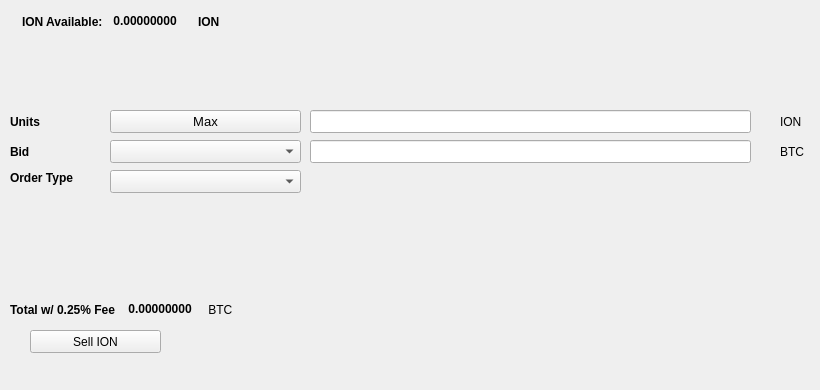
   <widget class="QWidget" name="SellTab">
    <attribute name="title">
     <string>Sell</string>
    </attribute>
    <widget class="QLabel" name="label_16">
     <property name="geometry">
      <rect>
       <x>780</x>
       <y>140</y>
       <width>31</width>
       <height>23</height>
      </rect>
     </property>
     <property name="text">
      <string>BTC</string>
     </property>
    </widget>
    <widget class="QComboBox" name="SellBidcomboBox">
     <property name="geometry">
      <rect>
       <x>110</x>
       <y>140</y>
       <width>191</width>
       <height>23</height>
      </rect>
     </property>
     <property name="font">
      <font>
       <pointsize>10</pointsize>
      </font>
     </property>
    </widget>
    <widget class="QLabel" name="label_18">
     <property name="geometry">
      <rect>
       <x>10</x>
       <y>110</y>
       <width>46</width>
       <height>23</height>
      </rect>
     </property>
     <property name="font">
      <font>
       <weight>75</weight>
       <bold>true</bold>
      </font>
     </property>
     <property name="text">
      <string>Units</string>
     </property>
    </widget>
    <widget class="QPushButton" name="Sell_Max_Amount">
     <property name="geometry">
      <rect>
       <x>110</x>
       <y>110</y>
       <width>191</width>
       <height>23</height>
      </rect>
     </property>
     <property name="font">
      <font>
       <pointsize>10</pointsize>
      </font>
     </property>
     <property name="text">
      <string>Max</string>
     </property>
    </widget>
    <widget class="QLabel" name="label_20">
     <property name="geometry">
      <rect>
       <x>10</x>
       <y>170</y>
       <width>91</width>
       <height>16</height>
      </rect>
     </property>
     <property name="font">
      <font>
       <weight>75</weight>
       <bold>true</bold>
      </font>
     </property>
     <property name="text">
      <string>Order Type</string>
     </property>
    </widget>
    <widget class="QComboBox" name="SellOrdertypeCombo">
     <property name="geometry">
      <rect>
       <x>110</x>
       <y>170</y>
       <width>191</width>
       <height>23</height>
      </rect>
     </property>
     <property name="font">
      <font>
       <pointsize>10</pointsize>
      </font>
     </property>
    </widget>
    <widget class="QLabel" name="label_21">
     <property name="geometry">
      <rect>
       <x>10</x>
       <y>140</y>
       <width>46</width>
       <height>23</height>
      </rect>
     </property>
     <property name="font">
      <font>
       <weight>75</weight>
       <bold>true</bold>
      </font>
     </property>
     <property name="text">
      <string>Bid</string>
     </property>
    </widget>
    <widget class="QLabel" name="label_22">
     <property name="geometry">
      <rect>
       <x>780</x>
       <y>110</y>
       <width>31</width>
       <height>23</height>
      </rect>
     </property>
     <property name="text">
      <string>ION</string>
     </property>
    </widget>
    <widget class="QLineEdit" name="UnitsInputION">
     <property name="geometry">
      <rect>
       <x>310</x>
       <y>110</y>
       <width>441</width>
       <height>23</height>
      </rect>
     </property>
     <property name="font">
      <font>
       <pointsize>9</pointsize>
       <weight>75</weight>
       <bold>true</bold>
      </font>
     </property>
    </widget>
    <widget class="QLineEdit" name="SellBidPriceEdit">
     <property name="geometry">
      <rect>
       <x>310</x>
       <y>140</y>
       <width>441</width>
       <height>23</height>
      </rect>
     </property>
     <property name="font">
      <font>
       <pointsize>9</pointsize>
       <weight>75</weight>
       <bold>true</bold>
      </font>
     </property>
    </widget>
    <widget class="QPushButton" name="SellIONBTN">
     <property name="geometry">
      <rect>
       <x>30</x>
       <y>330</y>
       <width>131</width>
       <height>23</height>
      </rect>
     </property>
     <property name="text">
      <string>Sell ION</string>
     </property>
     <property name="icon">
      <iconset resource="../ion">
       <normaloff>:/icons/bitcoin</normaloff>:/icons/bitcoin</iconset>
     </property>
    </widget>
    <widget class="QWidget" name="layoutWidget3">
     <property name="geometry">
      <rect>
       <x>22</x>
       <y>12</y>
       <width>258</width>
       <height>19</height>
      </rect>
     </property>
     <layout class="QHBoxLayout" name="horizontalLayout">
      <item>
       <widget class="QLabel" name="label232_2">
        <property name="font">
         <font>
          <weight>75</weight>
          <bold>true</bold>
         </font>
        </property>
        <property name="text">
         <string>ION Available:</string>
        </property>
       </widget>
      </item>
      <item>
       <widget class="QLabel" name="IONAvailableLabel">
        <property name="palette">
         <palette>
          <active>
           <colorrole role="WindowText">
            <brush brushstyle="SolidPattern">
             <color alpha="255">
              <red>0</red>
              <green>0</green>
              <blue>0</blue>
             </color>
            </brush>
           </colorrole>
           <colorrole role="Button">
            <brush brushstyle="SolidPattern">
             <color alpha="255">
              <red>0</red>
              <green>170</green>
              <blue>0</blue>
             </color>
            </brush>
           </colorrole>
           <colorrole role="Light">
            <brush brushstyle="SolidPattern">
             <color alpha="255">
              <red>0</red>
              <green>255</green>
              <blue>0</blue>
             </color>
            </brush>
           </colorrole>
           <colorrole role="Midlight">
            <brush brushstyle="SolidPattern">
             <color alpha="255">
              <red>0</red>
              <green>212</green>
              <blue>0</blue>
             </color>
            </brush>
           </colorrole>
           <colorrole role="Dark">
            <brush brushstyle="SolidPattern">
             <color alpha="255">
              <red>0</red>
              <green>85</green>
              <blue>0</blue>
             </color>
            </brush>
           </colorrole>
           <colorrole role="Mid">
            <brush brushstyle="SolidPattern">
             <color alpha="255">
              <red>0</red>
              <green>113</green>
              <blue>0</blue>
             </color>
            </brush>
           </colorrole>
           <colorrole role="Text">
            <brush brushstyle="SolidPattern">
             <color alpha="255">
              <red>0</red>
              <green>170</green>
              <blue>0</blue>
             </color>
            </brush>
           </colorrole>
           <colorrole role="BrightText">
            <brush brushstyle="SolidPattern">
             <color alpha="255">
              <red>255</red>
              <green>255</green>
              <blue>255</blue>
             </color>
            </brush>
           </colorrole>
           <colorrole role="ButtonText">
            <brush brushstyle="SolidPattern">
             <color alpha="255">
              <red>0</red>
              <green>0</green>
              <blue>0</blue>
             </color>
            </brush>
           </colorrole>
           <colorrole role="Base">
            <brush brushstyle="SolidPattern">
             <color alpha="255">
              <red>255</red>
              <green>255</green>
              <blue>255</blue>
             </color>
            </brush>
           </colorrole>
           <colorrole role="Window">
            <brush brushstyle="SolidPattern">
             <color alpha="255">
              <red>0</red>
              <green>170</green>
              <blue>0</blue>
             </color>
            </brush>
           </colorrole>
           <colorrole role="Shadow">
            <brush brushstyle="SolidPattern">
             <color alpha="255">
              <red>0</red>
              <green>0</green>
              <blue>0</blue>
             </color>
            </brush>
           </colorrole>
           <colorrole role="AlternateBase">
            <brush brushstyle="SolidPattern">
             <color alpha="255">
              <red>127</red>
              <green>212</green>
              <blue>127</blue>
             </color>
            </brush>
           </colorrole>
           <colorrole role="ToolTipBase">
            <brush brushstyle="SolidPattern">
             <color alpha="255">
              <red>255</red>
              <green>255</green>
              <blue>220</blue>
             </color>
            </brush>
           </colorrole>
           <colorrole role="ToolTipText">
            <brush brushstyle="SolidPattern">
             <color alpha="255">
              <red>0</red>
              <green>0</green>
              <blue>0</blue>
             </color>
            </brush>
           </colorrole>
          </active>
          <inactive>
           <colorrole role="WindowText">
            <brush brushstyle="SolidPattern">
             <color alpha="255">
              <red>0</red>
              <green>0</green>
              <blue>0</blue>
             </color>
            </brush>
           </colorrole>
           <colorrole role="Button">
            <brush brushstyle="SolidPattern">
             <color alpha="255">
              <red>0</red>
              <green>170</green>
              <blue>0</blue>
             </color>
            </brush>
           </colorrole>
           <colorrole role="Light">
            <brush brushstyle="SolidPattern">
             <color alpha="255">
              <red>0</red>
              <green>255</green>
              <blue>0</blue>
             </color>
            </brush>
           </colorrole>
           <colorrole role="Midlight">
            <brush brushstyle="SolidPattern">
             <color alpha="255">
              <red>0</red>
              <green>212</green>
              <blue>0</blue>
             </color>
            </brush>
           </colorrole>
           <colorrole role="Dark">
            <brush brushstyle="SolidPattern">
             <color alpha="255">
              <red>0</red>
              <green>85</green>
              <blue>0</blue>
             </color>
            </brush>
           </colorrole>
           <colorrole role="Mid">
            <brush brushstyle="SolidPattern">
             <color alpha="255">
              <red>0</red>
              <green>113</green>
              <blue>0</blue>
             </color>
            </brush>
           </colorrole>
           <colorrole role="Text">
            <brush brushstyle="SolidPattern">
             <color alpha="255">
              <red>0</red>
              <green>170</green>
              <blue>0</blue>
             </color>
            </brush>
           </colorrole>
           <colorrole role="BrightText">
            <brush brushstyle="SolidPattern">
             <color alpha="255">
              <red>255</red>
              <green>255</green>
              <blue>255</blue>
             </color>
            </brush>
           </colorrole>
           <colorrole role="ButtonText">
            <brush brushstyle="SolidPattern">
             <color alpha="255">
              <red>0</red>
              <green>0</green>
              <blue>0</blue>
             </color>
            </brush>
           </colorrole>
           <colorrole role="Base">
            <brush brushstyle="SolidPattern">
             <color alpha="255">
              <red>255</red>
              <green>255</green>
              <blue>255</blue>
             </color>
            </brush>
           </colorrole>
           <colorrole role="Window">
            <brush brushstyle="SolidPattern">
             <color alpha="255">
              <red>0</red>
              <green>170</green>
              <blue>0</blue>
             </color>
            </brush>
           </colorrole>
           <colorrole role="Shadow">
            <brush brushstyle="SolidPattern">
             <color alpha="255">
              <red>0</red>
              <green>0</green>
              <blue>0</blue>
             </color>
            </brush>
           </colorrole>
           <colorrole role="AlternateBase">
            <brush brushstyle="SolidPattern">
             <color alpha="255">
              <red>127</red>
              <green>212</green>
              <blue>127</blue>
             </color>
            </brush>
           </colorrole>
           <colorrole role="ToolTipBase">
            <brush brushstyle="SolidPattern">
             <color alpha="255">
              <red>255</red>
              <green>255</green>
              <blue>220</blue>
             </color>
            </brush>
           </colorrole>
           <colorrole role="ToolTipText">
            <brush brushstyle="SolidPattern">
             <color alpha="255">
              <red>0</red>
              <green>0</green>
              <blue>0</blue>
             </color>
            </brush>
           </colorrole>
          </inactive>
          <disabled>
           <colorrole role="WindowText">
            <brush brushstyle="SolidPattern">
             <color alpha="255">
              <red>0</red>
              <green>85</green>
              <blue>0</blue>
             </color>
            </brush>
           </colorrole>
           <colorrole role="Button">
            <brush brushstyle="SolidPattern">
             <color alpha="255">
              <red>0</red>
              <green>170</green>
              <blue>0</blue>
             </color>
            </brush>
           </colorrole>
           <colorrole role="Light">
            <brush brushstyle="SolidPattern">
             <color alpha="255">
              <red>0</red>
              <green>255</green>
              <blue>0</blue>
             </color>
            </brush>
           </colorrole>
           <colorrole role="Midlight">
            <brush brushstyle="SolidPattern">
             <color alpha="255">
              <red>0</red>
              <green>212</green>
              <blue>0</blue>
             </color>
            </brush>
           </colorrole>
           <colorrole role="Dark">
            <brush brushstyle="SolidPattern">
             <color alpha="255">
              <red>0</red>
              <green>85</green>
              <blue>0</blue>
             </color>
            </brush>
           </colorrole>
           <colorrole role="Mid">
            <brush brushstyle="SolidPattern">
             <color alpha="255">
              <red>0</red>
              <green>113</green>
              <blue>0</blue>
             </color>
            </brush>
           </colorrole>
           <colorrole role="Text">
            <brush brushstyle="SolidPattern">
             <color alpha="255">
              <red>0</red>
              <green>85</green>
              <blue>0</blue>
             </color>
            </brush>
           </colorrole>
           <colorrole role="BrightText">
            <brush brushstyle="SolidPattern">
             <color alpha="255">
              <red>255</red>
              <green>255</green>
              <blue>255</blue>
             </color>
            </brush>
           </colorrole>
           <colorrole role="ButtonText">
            <brush brushstyle="SolidPattern">
             <color alpha="255">
              <red>0</red>
              <green>85</green>
              <blue>0</blue>
             </color>
            </brush>
           </colorrole>
           <colorrole role="Base">
            <brush brushstyle="SolidPattern">
             <color alpha="255">
              <red>0</red>
              <green>170</green>
              <blue>0</blue>
             </color>
            </brush>
           </colorrole>
           <colorrole role="Window">
            <brush brushstyle="SolidPattern">
             <color alpha="255">
              <red>0</red>
              <green>170</green>
              <blue>0</blue>
             </color>
            </brush>
           </colorrole>
           <colorrole role="Shadow">
            <brush brushstyle="SolidPattern">
             <color alpha="255">
              <red>0</red>
              <green>0</green>
              <blue>0</blue>
             </color>
            </brush>
           </colorrole>
           <colorrole role="AlternateBase">
            <brush brushstyle="SolidPattern">
             <color alpha="255">
              <red>0</red>
              <green>170</green>
              <blue>0</blue>
             </color>
            </brush>
           </colorrole>
           <colorrole role="ToolTipBase">
            <brush brushstyle="SolidPattern">
             <color alpha="255">
              <red>255</red>
              <green>255</green>
              <blue>220</blue>
             </color>
            </brush>
           </colorrole>
           <colorrole role="ToolTipText">
            <brush brushstyle="SolidPattern">
             <color alpha="255">
              <red>0</red>
              <green>0</green>
              <blue>0</blue>
             </color>
            </brush>
           </colorrole>
          </disabled>
         </palette>
        </property>
        <property name="font">
         <font>
          <weight>75</weight>
          <bold>true</bold>
         </font>
        </property>
        <property name="text">
         <string> 0.00000000 </string>
        </property>
        <property name="textInteractionFlags">
         <set>Qt::LinksAccessibleByMouse|Qt::TextSelectableByKeyboard|Qt::TextSelectableByMouse</set>
        </property>
       </widget>
      </item>
      <item>
       <widget class="QLabel" name="labelION">
        <property name="font">
         <font>
          <weight>75</weight>
          <bold>true</bold>
         </font>
        </property>
        <property name="text">
         <string>ION</string>
        </property>
       </widget>
      </item>
     </layout>
    </widget>
    <widget class="QWidget" name="layoutWidget">
     <property name="geometry">
      <rect>
       <x>10</x>
       <y>300</y>
       <width>268</width>
       <height>19</height>
      </rect>
     </property>
     <layout class="QHBoxLayout" name="horizontalLayout_2">
      <item>
       <widget class="QLabel" name="label_19">
        <property name="font">
         <font>
          <weight>75</weight>
          <bold>true</bold>
         </font>
        </property>
        <property name="text">
         <string>Total w/ 0.25% Fee </string>
        </property>
       </widget>
      </item>
      <item>
       <widget class="QLabel" name="SellCostLabel">
        <property name="palette">
         <palette>
          <active>
           <colorrole role="WindowText">
            <brush brushstyle="SolidPattern">
             <color alpha="255">
              <red>0</red>
              <green>0</green>
              <blue>0</blue>
             </color>
            </brush>
           </colorrole>
           <colorrole role="Button">
            <brush brushstyle="SolidPattern">
             <color alpha="255">
              <red>0</red>
              <green>170</green>
              <blue>0</blue>
             </color>
            </brush>
           </colorrole>
           <colorrole role="Light">
            <brush brushstyle="SolidPattern">
             <color alpha="255">
              <red>0</red>
              <green>255</green>
              <blue>0</blue>
             </color>
            </brush>
           </colorrole>
           <colorrole role="Midlight">
            <brush brushstyle="SolidPattern">
             <color alpha="255">
              <red>0</red>
              <green>212</green>
              <blue>0</blue>
             </color>
            </brush>
           </colorrole>
           <colorrole role="Dark">
            <brush brushstyle="SolidPattern">
             <color alpha="255">
              <red>0</red>
              <green>85</green>
              <blue>0</blue>
             </color>
            </brush>
           </colorrole>
           <colorrole role="Mid">
            <brush brushstyle="SolidPattern">
             <color alpha="255">
              <red>0</red>
              <green>113</green>
              <blue>0</blue>
             </color>
            </brush>
           </colorrole>
           <colorrole role="Text">
            <brush brushstyle="SolidPattern">
             <color alpha="255">
              <red>0</red>
              <green>170</green>
              <blue>0</blue>
             </color>
            </brush>
           </colorrole>
           <colorrole role="BrightText">
            <brush brushstyle="SolidPattern">
             <color alpha="255">
              <red>255</red>
              <green>255</green>
              <blue>255</blue>
             </color>
            </brush>
           </colorrole>
           <colorrole role="ButtonText">
            <brush brushstyle="SolidPattern">
             <color alpha="255">
              <red>0</red>
              <green>0</green>
              <blue>0</blue>
             </color>
            </brush>
           </colorrole>
           <colorrole role="Base">
            <brush brushstyle="SolidPattern">
             <color alpha="255">
              <red>255</red>
              <green>255</green>
              <blue>255</blue>
             </color>
            </brush>
           </colorrole>
           <colorrole role="Window">
            <brush brushstyle="SolidPattern">
             <color alpha="255">
              <red>0</red>
              <green>170</green>
              <blue>0</blue>
             </color>
            </brush>
           </colorrole>
           <colorrole role="Shadow">
            <brush brushstyle="SolidPattern">
             <color alpha="255">
              <red>0</red>
              <green>0</green>
              <blue>0</blue>
             </color>
            </brush>
           </colorrole>
           <colorrole role="AlternateBase">
            <brush brushstyle="SolidPattern">
             <color alpha="255">
              <red>127</red>
              <green>212</green>
              <blue>127</blue>
             </color>
            </brush>
           </colorrole>
           <colorrole role="ToolTipBase">
            <brush brushstyle="SolidPattern">
             <color alpha="255">
              <red>255</red>
              <green>255</green>
              <blue>220</blue>
             </color>
            </brush>
           </colorrole>
           <colorrole role="ToolTipText">
            <brush brushstyle="SolidPattern">
             <color alpha="255">
              <red>0</red>
              <green>0</green>
              <blue>0</blue>
             </color>
            </brush>
           </colorrole>
          </active>
          <inactive>
           <colorrole role="WindowText">
            <brush brushstyle="SolidPattern">
             <color alpha="255">
              <red>0</red>
              <green>0</green>
              <blue>0</blue>
             </color>
            </brush>
           </colorrole>
           <colorrole role="Button">
            <brush brushstyle="SolidPattern">
             <color alpha="255">
              <red>0</red>
              <green>170</green>
              <blue>0</blue>
             </color>
            </brush>
           </colorrole>
           <colorrole role="Light">
            <brush brushstyle="SolidPattern">
             <color alpha="255">
              <red>0</red>
              <green>255</green>
              <blue>0</blue>
             </color>
            </brush>
           </colorrole>
           <colorrole role="Midlight">
            <brush brushstyle="SolidPattern">
             <color alpha="255">
              <red>0</red>
              <green>212</green>
              <blue>0</blue>
             </color>
            </brush>
           </colorrole>
           <colorrole role="Dark">
            <brush brushstyle="SolidPattern">
             <color alpha="255">
              <red>0</red>
              <green>85</green>
              <blue>0</blue>
             </color>
            </brush>
           </colorrole>
           <colorrole role="Mid">
            <brush brushstyle="SolidPattern">
             <color alpha="255">
              <red>0</red>
              <green>113</green>
              <blue>0</blue>
             </color>
            </brush>
           </colorrole>
           <colorrole role="Text">
            <brush brushstyle="SolidPattern">
             <color alpha="255">
              <red>0</red>
              <green>170</green>
              <blue>0</blue>
             </color>
            </brush>
           </colorrole>
           <colorrole role="BrightText">
            <brush brushstyle="SolidPattern">
             <color alpha="255">
              <red>255</red>
              <green>255</green>
              <blue>255</blue>
             </color>
            </brush>
           </colorrole>
           <colorrole role="ButtonText">
            <brush brushstyle="SolidPattern">
             <color alpha="255">
              <red>0</red>
              <green>0</green>
              <blue>0</blue>
             </color>
            </brush>
           </colorrole>
           <colorrole role="Base">
            <brush brushstyle="SolidPattern">
             <color alpha="255">
              <red>255</red>
              <green>255</green>
              <blue>255</blue>
             </color>
            </brush>
           </colorrole>
           <colorrole role="Window">
            <brush brushstyle="SolidPattern">
             <color alpha="255">
              <red>0</red>
              <green>170</green>
              <blue>0</blue>
             </color>
            </brush>
           </colorrole>
           <colorrole role="Shadow">
            <brush brushstyle="SolidPattern">
             <color alpha="255">
              <red>0</red>
              <green>0</green>
              <blue>0</blue>
             </color>
            </brush>
           </colorrole>
           <colorrole role="AlternateBase">
            <brush brushstyle="SolidPattern">
             <color alpha="255">
              <red>127</red>
              <green>212</green>
              <blue>127</blue>
             </color>
            </brush>
           </colorrole>
           <colorrole role="ToolTipBase">
            <brush brushstyle="SolidPattern">
             <color alpha="255">
              <red>255</red>
              <green>255</green>
              <blue>220</blue>
             </color>
            </brush>
           </colorrole>
           <colorrole role="ToolTipText">
            <brush brushstyle="SolidPattern">
             <color alpha="255">
              <red>0</red>
              <green>0</green>
              <blue>0</blue>
             </color>
            </brush>
           </colorrole>
          </inactive>
          <disabled>
           <colorrole role="WindowText">
            <brush brushstyle="SolidPattern">
             <color alpha="255">
              <red>0</red>
              <green>85</green>
              <blue>0</blue>
             </color>
            </brush>
           </colorrole>
           <colorrole role="Button">
            <brush brushstyle="SolidPattern">
             <color alpha="255">
              <red>0</red>
              <green>170</green>
              <blue>0</blue>
             </color>
            </brush>
           </colorrole>
           <colorrole role="Light">
            <brush brushstyle="SolidPattern">
             <color alpha="255">
              <red>0</red>
              <green>255</green>
              <blue>0</blue>
             </color>
            </brush>
           </colorrole>
           <colorrole role="Midlight">
            <brush brushstyle="SolidPattern">
             <color alpha="255">
              <red>0</red>
              <green>212</green>
              <blue>0</blue>
             </color>
            </brush>
           </colorrole>
           <colorrole role="Dark">
            <brush brushstyle="SolidPattern">
             <color alpha="255">
              <red>0</red>
              <green>85</green>
              <blue>0</blue>
             </color>
            </brush>
           </colorrole>
           <colorrole role="Mid">
            <brush brushstyle="SolidPattern">
             <color alpha="255">
              <red>0</red>
              <green>113</green>
              <blue>0</blue>
             </color>
            </brush>
           </colorrole>
           <colorrole role="Text">
            <brush brushstyle="SolidPattern">
             <color alpha="255">
              <red>0</red>
              <green>85</green>
              <blue>0</blue>
             </color>
            </brush>
           </colorrole>
           <colorrole role="BrightText">
            <brush brushstyle="SolidPattern">
             <color alpha="255">
              <red>255</red>
              <green>255</green>
              <blue>255</blue>
             </color>
            </brush>
           </colorrole>
           <colorrole role="ButtonText">
            <brush brushstyle="SolidPattern">
             <color alpha="255">
              <red>0</red>
              <green>85</green>
              <blue>0</blue>
             </color>
            </brush>
           </colorrole>
           <colorrole role="Base">
            <brush brushstyle="SolidPattern">
             <color alpha="255">
              <red>0</red>
              <green>170</green>
              <blue>0</blue>
             </color>
            </brush>
           </colorrole>
           <colorrole role="Window">
            <brush brushstyle="SolidPattern">
             <color alpha="255">
              <red>0</red>
              <green>170</green>
              <blue>0</blue>
             </color>
            </brush>
           </colorrole>
           <colorrole role="Shadow">
            <brush brushstyle="SolidPattern">
             <color alpha="255">
              <red>0</red>
              <green>0</green>
              <blue>0</blue>
             </color>
            </brush>
           </colorrole>
           <colorrole role="AlternateBase">
            <brush brushstyle="SolidPattern">
             <color alpha="255">
              <red>0</red>
              <green>170</green>
              <blue>0</blue>
             </color>
            </brush>
           </colorrole>
           <colorrole role="ToolTipBase">
            <brush brushstyle="SolidPattern">
             <color alpha="255">
              <red>255</red>
              <green>255</green>
              <blue>220</blue>
             </color>
            </brush>
           </colorrole>
           <colorrole role="ToolTipText">
            <brush brushstyle="SolidPattern">
             <color alpha="255">
              <red>0</red>
              <green>0</green>
              <blue>0</blue>
             </color>
            </brush>
           </colorrole>
          </disabled>
         </palette>
        </property>
        <property name="font">
         <font>
          <weight>75</weight>
          <bold>true</bold>
         </font>
        </property>
        <property name="autoFillBackground">
         <bool>false</bool>
        </property>
        <property name="text">
         <string> 0.00000000</string>
        </property>
        <property name="textInteractionFlags">
         <set>Qt::LinksAccessibleByMouse|Qt::TextSelectableByMouse</set>
        </property>
       </widget>
      </item>
      <item>
       <widget class="QLabel" name="label_17">
        <property name="font">
         <font>
          <weight>50</weight>
          <bold>false</bold>
         </font>
        </property>
        <property name="text">
         <string> BTC</string>
        </property>
       </widget>
      </item>
     </layout>
    </widget>
    <widget class="QLabel" name="label_23">
     <property name="geometry">
      <rect>
       <x>460</x>
       <y>300</y>
       <width>281</width>
       <height>81</height>
      </rect>
     </property>
     <property name="text">
      <string/>
     </property>
     <property name="pixmap">
      <pixmap>:/images/bittrex</pixmap>
     </property>
    </widget>
   </widget>
